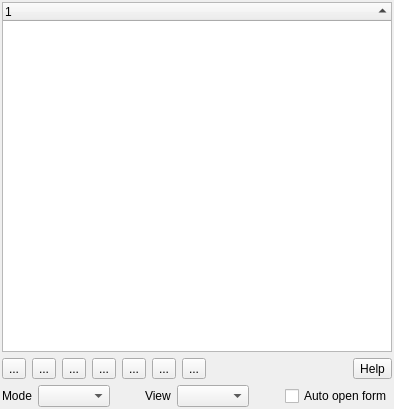
<?xml version="1.0" encoding="UTF-8"?>
<ui version="4.0">
 <class>QgsIdentifyResultsBase</class>
 <widget class="QDialog" name="QgsIdentifyResultsBase">
  <property name="geometry">
   <rect>
    <x>0</x>
    <y>0</y>
    <width>394</width>
    <height>409</height>
   </rect>
  </property>
  <property name="windowTitle">
   <string>Identify Results</string>
  </property>
  <layout class="QVBoxLayout">
   <property name="margin">
    <number>2</number>
   </property>
   <item>
    <widget class="QStackedWidget" name="stackedWidget">
     <widget class="QWidget" name="stackedWidgetPage1" native="true">
      <layout class="QVBoxLayout" name="verticalLayout">
       <property name="spacing">
        <number>0</number>
       </property>
       <property name="margin">
        <number>0</number>
       </property>
       <item>
        <widget class="QTreeWidget" name="lstResults">
         <property name="lineWidth">
          <number>2</number>
         </property>
         <property name="alternatingRowColors">
          <bool>true</bool>
         </property>
         <property name="sortingEnabled">
          <bool>true</bool>
         </property>
         <column>
          <property name="text">
           <string notr="true">1</string>
          </property>
         </column>
        </widget>
       </item>
      </layout>
     </widget>
     <widget class="QWidget" name="stackedWidgetPage2" native="true">
      <layout class="QVBoxLayout" name="verticalLayout_2">
       <property name="spacing">
        <number>0</number>
       </property>
       <property name="margin">
        <number>0</number>
       </property>
       <item>
        <widget class="QTableWidget" name="tblResults">
         <property name="editTriggers">
          <set>QAbstractItemView::NoEditTriggers</set>
         </property>
         <property name="sortingEnabled">
          <bool>false</bool>
         </property>
         <column>
          <property name="text">
           <string>Layer</string>
          </property>
         </column>
         <column>
          <property name="text">
           <string>FID</string>
          </property>
         </column>
         <column>
          <property name="text">
           <string>Attribute</string>
          </property>
         </column>
         <column>
          <property name="text">
           <string>Value</string>
          </property>
         </column>
        </widget>
       </item>
      </layout>
     </widget>
     <widget class="QWidget" name="stackedWidgetPage3" native="true">
      <layout class="QVBoxLayout" name="verticalLayout_3"/>
     </widget>
    </widget>
   </item>
   <item>
    <layout class="QHBoxLayout" name="horizontalLayout">
     <item>
      <widget class="QToolButton" name="mExpandToolButton">
       <property name="toolTip">
        <string>Expand tree.</string>
       </property>
       <property name="text">
        <string>...</string>
       </property>
       <property name="icon">
        <iconset>
         <normaloff>../../images/themes/default/mActionExpandTree.png</normaloff>../../images/themes/default/mActionExpandTree.png</iconset>
       </property>
      </widget>
     </item>
     <item>
      <widget class="QToolButton" name="mCollapseToolButton">
       <property name="toolTip">
        <string>Collapse tree.</string>
       </property>
       <property name="text">
        <string>...</string>
       </property>
       <property name="icon">
        <iconset>
         <normaloff>../../images/themes/default/mActionCollapseTree.png</normaloff>../../images/themes/default/mActionCollapseTree.png</iconset>
       </property>
      </widget>
     </item>
     <item>
      <widget class="QToolButton" name="mExpandNewToolButton">
       <property name="toolTip">
        <string>New results will be expanded by default.</string>
       </property>
       <property name="text">
        <string>...</string>
       </property>
       <property name="icon">
        <iconset>
         <normaloff>../../images/themes/default/mActionExpandNewTree.png</normaloff>../../images/themes/default/mActionExpandNewTree.png</iconset>
       </property>
       <property name="checkable">
        <bool>true</bool>
       </property>
      </widget>
     </item>
     <item>
      <widget class="QToolButton" name="mOpenFormButton">
       <property name="text">
        <string>...</string>
       </property>
       <property name="icon">
        <iconset resource="../../images/images.qrc">
         <normaloff>:/images/themes/default/mActionPropertyItem.png</normaloff>:/images/themes/default/mActionPropertyItem.png</iconset>
       </property>
      </widget>
     </item>
     <item>
      <widget class="QToolButton" name="mClearToolButton">
       <property name="toolTip">
        <string>Clear Results</string>
       </property>
       <property name="text">
        <string>...</string>
       </property>
       <property name="icon">
        <iconset resource="../../images/images.qrc">
         <normaloff>:/images/themes/default/mActionDeselectAll.svg</normaloff>:/images/themes/default/mActionDeselectAll.svg</iconset>
       </property>
       <property name="checkable">
        <bool>false</bool>
       </property>
      </widget>
     </item>
     <item>
      <widget class="QToolButton" name="mCopyToolButton">
       <property name="toolTip">
        <string>Copy selected feature to clipboard.</string>
       </property>
       <property name="text">
        <string>...</string>
       </property>
       <property name="icon">
        <iconset resource="../../images/images.qrc">
         <normaloff>:/images/themes/default/mActionEditCopy.png</normaloff>:/images/themes/default/mActionEditCopy.png</iconset>
       </property>
       <property name="checkable">
        <bool>false</bool>
       </property>
      </widget>
     </item>
     <item>
      <widget class="QToolButton" name="mPrintToolButton">
       <property name="enabled">
        <bool>true</bool>
       </property>
       <property name="toolTip">
        <string>Print selected HTML response.</string>
       </property>
       <property name="text">
        <string>...</string>
       </property>
       <property name="icon">
        <iconset>
         <normaloff>../../images/themes/default/mActionFilePrint.png</normaloff>../../images/themes/default/mActionFilePrint.png</iconset>
       </property>
       <property name="checkable">
        <bool>false</bool>
       </property>
      </widget>
     </item>
     <item>
      <spacer name="horizontalSpacer">
       <property name="orientation">
        <enum>Qt::Horizontal</enum>
       </property>
       <property name="sizeHint" stdset="0">
        <size>
         <width>40</width>
         <height>20</height>
        </size>
       </property>
      </spacer>
     </item>
     <item>
      <widget class="QToolButton" name="mHelpToolButton">
       <property name="enabled">
        <bool>true</bool>
       </property>
       <property name="text">
        <string>Help</string>
       </property>
       <property name="checkable">
        <bool>false</bool>
       </property>
      </widget>
     </item>
    </layout>
   </item>
   <item>
    <layout class="QHBoxLayout" name="mIdentifyModeHorizontalLayout">
     <item>
      <widget class="QLabel" name="lblIdentifyMode">
       <property name="toolTip">
        <string>Select identify mode</string>
       </property>
       <property name="text">
        <string>Mode</string>
       </property>
      </widget>
     </item>
     <item>
      <widget class="QComboBox" name="cmbIdentifyMode"/>
     </item>
     <item>
      <spacer name="horizontalSpacer_43">
       <property name="orientation">
        <enum>Qt::Horizontal</enum>
       </property>
       <property name="sizeHint" stdset="0">
        <size>
         <width>40</width>
         <height>20</height>
        </size>
       </property>
      </spacer>
     </item>
     <item>
      <widget class="QLabel" name="lblViewMode">
       <property name="toolTip">
        <string>Select view mode for raster layers</string>
       </property>
       <property name="text">
        <string>View</string>
       </property>
      </widget>
     </item>
     <item>
      <widget class="QComboBox" name="cmbViewMode"/>
     </item>
     <item>
      <spacer name="horizontalSpacer_2">
       <property name="orientation">
        <enum>Qt::Horizontal</enum>
       </property>
       <property name="sizeHint" stdset="0">
        <size>
         <width>40</width>
         <height>20</height>
        </size>
       </property>
      </spacer>
     </item>
     <item>
      <widget class="QCheckBox" name="cbxAutoFeatureForm">
       <property name="text">
        <string>Auto open form</string>
       </property>
      </widget>
     </item>
    </layout>
   </item>
  </layout>
 </widget>
 <layoutdefault spacing="6" margin="11"/>
 <resources>
  <include location="../../images/images.qrc"/>
 </resources>
 <connections/>
</ui>
